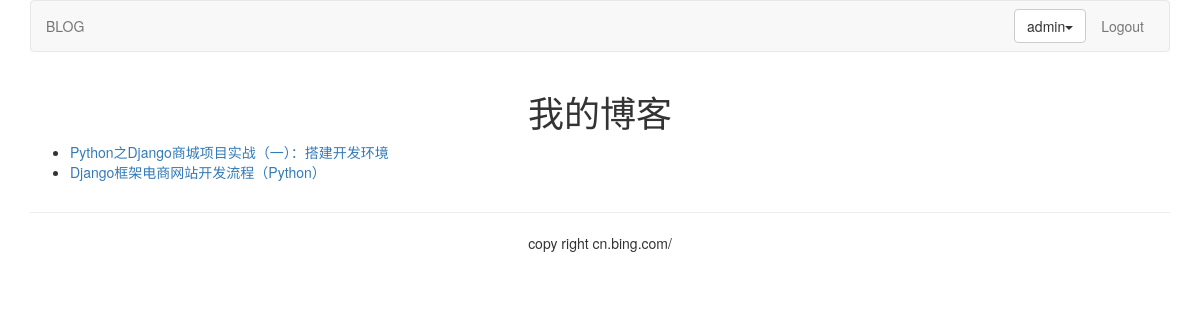
Page /blog/ (signed in) on the committed database.
### blog/models.py (models this page shows, shortened)
class BlogArticles(models.Model):
	title = models.CharField(max_length=300)
	author = models.ForeignKey(User, related_name="blog_posts")
	body = models.TextField()
	publish = models.DateTimeField(default=timezone.now)
	class Meta:
		ordering = ("-publish",)

### blog/views.py (the view)
def blog_title(request):
	blogs = BlogArticles.objects.all()
	return render(request,"blog/titles.html",{"blogs":blogs})

### templates/blog/titles.html (shortened to what this page needs)
{% extends "base.html" %}
{% block content %}
<div class="row text-center vertical-middle-sm">
	<h1>我的博客</h1>
</div>
<div class="row">
	<div class="col-xs-12 col-md-8">
	<ul>
	{% for blog in blogs %}
		<li><a href="{{ blog.id }}">{{ blog.title }}</a></li>
	{% endfor%}
	</ul>
	</div>
</div>
{% endblock %}

### templates/header.html (shortened to what this page needs)
{% load staticfiles %}
<div class="container">
	<nav class="navbar navbar-default" role="navigation">
		<div>
			<ul class="nav navbar-nav" role="navigation">
				<li><a href="{% url 'blog:blog_title' %}">BLOG</a></li>
			</ul>
			<ul class="nav navbar-nav navbar-right" style="margin-right:10px">
				{% if user.is_authenticated %}
				<li>
				<div class="dropdown" style="margin-top:8px">
					<button class='btn btn-default dropdown-toggle' type='button' id='dropdownMenu'
					data-toggle='dropdown'>{{ user.username }}<span class='caret'></span></button>
				</div>
				</li>
				<li><a href="{% url 'account:user_logout' %}">Logout</a></li>
				{% else %}
				<li><a href="{% url 'account:user_login' %}">LOGIN</a></li>
				{% endif %}
			</ul>
		</div>
	</nav>
</div>

### rows in the picture
BlogArticles: title "Python之Django商城项目实战（一）：搭建开发环境"
BlogArticles: title "Django框架电商网站开发流程（Python）"

### other values in the picture
{{ user.username }} "admin"
